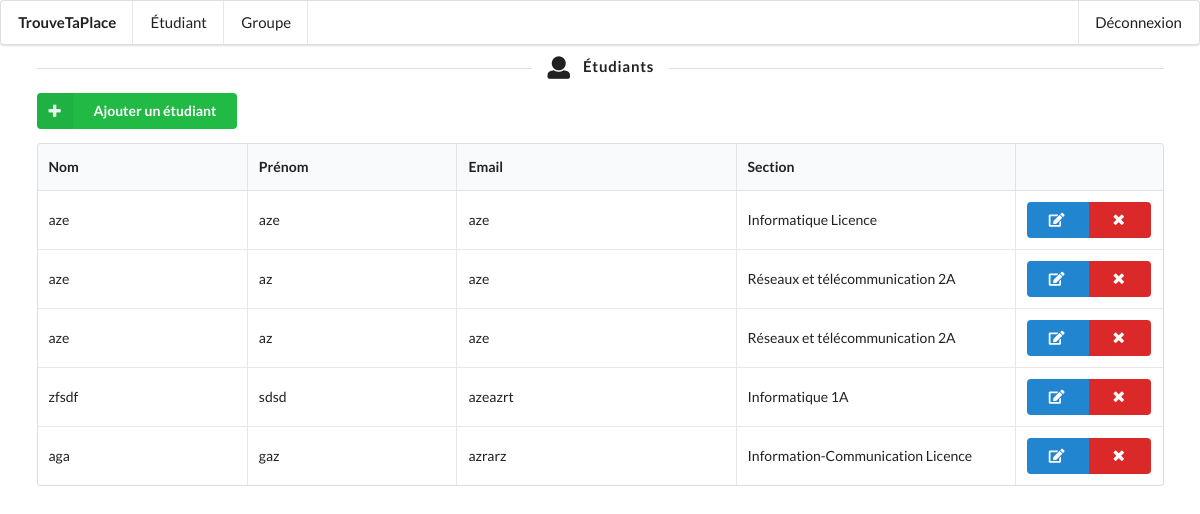
Screenshot of /index.php?a=student (signed in) with the database file from the repository.
### tables this page shows
CREATE TABLE IF NOT EXISTS `student` (
`student_id` int(5) NOT NULL,
  `student_nom` varchar(50) NOT NULL,
  `student_prenom` varchar(50) NOT NULL,
  `student_email` varchar(100) DEFAULT NULL,
  `student_section` varchar(50) NOT NULL,
  `student_annee` varchar(10) NOT NULL
);

### utils/fun_utils.php (called while the page is built, shortened)
<?php
    include_once('model/DbConnector.php');
    function getAction($action)
    {
        if($_GET["a"] == $action)
            return true;
        else
            return false;
    }
    function isUserConnected()
    {
        if(isset($_SESSION['user']) && !empty($_SESSION['user']))
            return true;
        else
            return false;
    }

### model/DbConnector.php (called while the page is built)
<?php declare(strict_types=1);
class DbConnector
{
    public function getConnection()
    {
         try {
            $dbh = new PDO("mysql:host=".DB_HOST."; dbname=".DB_NAME.";charset=utf8", DB_USER, DB_PASSWORD);
          } catch (PDOException $e) {
            echo "Erreur!: " . $e->getMessage() . "<br/>";
            die();
          }
        return $dbh;
    }
}

### model/m_student.php (called while the page is built, shortened)
<?php declare(strict_types=1);
class m_student
{
    public function __construct(DbConnector $dbConnector)
    {
        $this->dbConnector = $dbConnector;
        try {
            $this->pdo = $this->dbConnector->getConnection();
        } catch (Exception $e) {
            $messagePHPError = "Erreur connexion à la base de donnée";
            return false;
        }
    }
    public function getAllStudent()
    {
        $req = $this->pdo->prepare('SELECT * from student');
        $req->execute();
        return $req->fetchAll();
    }
}

### view/page/student/v_student.php (the view)
<?php
    include_once('view/build/v_header.php');
?>
<div class="ui middle center padded container">
   <h4 class="ui horizontal divider header">
    <i class="user icon"></i>
    Étudiants
    </h4>
    <a class="ui labeled positive icon button" href="index.php?a=student&o=add">
        <i class="plus icon"></i>
        Ajouter un étudiant
    </a>
    <table class="ui sixteen wide column celled table ">
        <thead>
            <tr><th class="three wide">Nom</th>
            <th class="three wide">Prénom</th>
            <th class="four wide">Email</th>
            <th class="four wide">Section</th>
            <th class="two wide"></th>
        </tr></thead>
        <tbody>
            <?php foreach($tabStudent as $key => $value) { ?>
            <tr>
                    <td data-label="Name"><?php echo $value['student_nom'] ?></td>
                    <td data-label="Age"><?php echo $value['student_prenom'] ?></td>
                    <td data-label="Job"><?php echo $value['student_email'] ?></td>
                    <td data-label="Job"><?php echo $value['student_section'] . " " . $value['student_annee'] ?></td>
                    <td data-label="Job">
                        <div class="ui buttons">
                            <div   div class="ui vertical button blue" tabindex="0">
                                <div class="visible content">
                                    <i class="edit icon"></i>
                                </div>
                            </div>
                            <div   div class="ui vertical button red" tabindex="0">
                                <div class="visible content">
                                    <i class="delete icon"></i>
                                </div>
                            </div>
                        </div>
                    </td>
                </tr>
            <?php } ?>
        </tbody>
    </table>
</div>
<?php
        include_once('view/build/v_footer.php');
?>

### index.php (shortened to what this page needs)
<?php
include_once("utils/fun_utils.php");
if(isset($_GET['a']))
{
    if(getAction("register"))
        include_once('control/account/c_register.php');
    else if(getAction("unset"))
        include_once('control/account/c_unset.php');
    else if(getAction("student"))
        include_once('control/student/c_student.php');
    else if(getAction("groupe"))
        include_once('control/groupe/c_groupe.php');
    else
        header("Location: index.php");
}
else{
    include_once('control/c_index.php');
}
?>

### control/student/c_student.php (shortened to what this page needs)
<?php
    include_once('model/m_student.php');
    include_once('model/DbConnector.php');
    $modelStudent = new m_student(new DbConnector());
    $tabStudent = $modelStudent->getAllStudent();
    if(isset($_GET['o']))
    {
        if($_GET['o'] == "add")
        {
            if(!empty($_POST) && isset($_POST))
            {
                if(isset($_POST['prenom'])
                && isset($_POST['nom'])
                && isset($_POST['email'])
                && isset($_POST['section'])
                && isset($_POST['annee']))
                {
                    $nom = $_POST['nom'];
                    $prenom = $_POST['prenom'];
                    $email = $_POST['email'];
                    $section = $_POST['section'];
                    $annee = $_POST['annee'];
                    if($modelStudent->newStudent($nom, $prenom, $email, $section, $annee))
                        $messagePHPSuccess = "Ajout réussi";
                    else
                        $messagePHPError = "Erreur inconnue lors de l'ajout";
                }else
                    $messagePHPError = "Veuillez remplir tous les champs";
            }
            include_once('view/page/student/v_student_add.php');
        }
    }
    else
        include_once('view/page/student/v_student.php');
?>

### view/build/v_header.php (shortened to what this page needs)
<!doctype html>
<html>
    <head>
        <link href="view/css/global.css" rel="stylesheet">
        <link rel="stylesheet" href="https://cdn.jsdelivr.net/npm/semantic-ui@2.4.2/dist/semantic.min.css">
    </head>
    <body>
       <?php include_once('v_menu.php'); ?>

### view/build/v_menu.php
<?php if(isUserConnected()) { ?>
  <div class="ui large top menu">
    <a class="header item" href="index.php">
      TrouveTaPlace
    </a>
    <a class="item" href="index.php?a=student">
      Étudiant
    </a>
    <a class="item" href="index.php?a=groupe">
      Groupe
    </a>
    <div class="right menu">
      <a class="item" href="index.php?a=unset">
        Déconnexion
      </a>
    </div>
  </div>
<?php } ?>

### view/build/v_footer.php (shortened to what this page needs)
    </body>
</html>

### view/css/global.css (style rules this page uses)
* { margin: 0; padding: 0; list-style: none; }
.ui.menu { margin-top: 0 !important; }

### rows the page displays
student: student_nom "aze", student_prenom "aze", student_email "aze", student_section "Informatique", student_annee "Licence"
student: student_nom "aze", student_prenom "az", student_email "aze", student_section "Réseaux et télécommunication", student_annee "2A"
student: student_nom "aze", student_prenom "az", student_email "aze", student_section "Réseaux et télécommunication", student_annee "2A"
student: student_nom "zfsdf", student_prenom "sdsd", student_email "azeazrt", student_section "Informatique", student_annee "1A"
student: student_nom "aga", student_prenom "gaz", student_email "azrarz", student_section "Information-Communication", student_annee "Licence"
